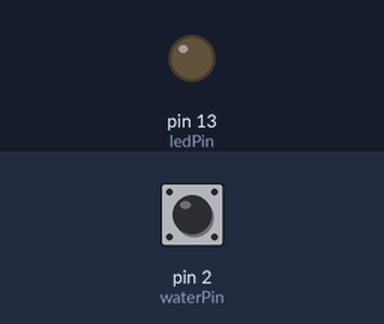
A sketch run on a simulated Arduino Uno, built with avr-gcc and run on an emulated ATmega328P. Parts: output pins drawn as LEDs (lit = HIGH). Inputs (shaded band) come from the test bench; at power-on: pin 2 (waterPin) HIGH.

Above: at 1.2 s.
1.3 s: pin 2 (waterPin) pulled LOW for 0.15 s
At 1.37 s:
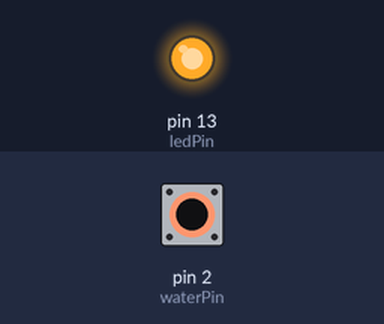
2.9 s: pin 2 (waterPin) pulled LOW for 3.2 s
At 7.4 s:
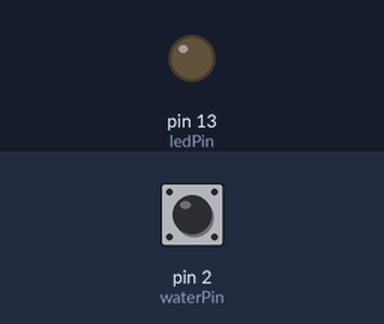
Timing chart, 0 to 8.9 s (numbered marks = the images above; inputs shaded):
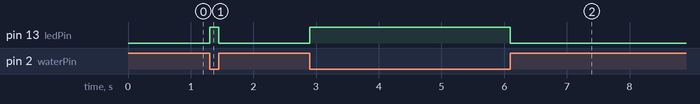

Measured:
- after the input at 1.3 s, pin 13 (ledPin): LOW → HIGH at once, → LOW 0.15 s later
- after the input at 2.9 s, pin 13 (ledPin): LOW → HIGH at once, → LOW 3.2 s later

The sketch:

05-3_GPIO_Water_Detect.ino
```cpp
/* water-level sensor example */

// constants won't change. They're used here to set pin numbers:
const int waterPin = 2;     // the number of the water-level pin
const int ledPin =  13;      // the number of the LED pin

// variables will change:
int waterState = 0;         // variable for reading the water-level status

void setup() {
  // initialize the LED pin as an output:
  pinMode(ledPin, OUTPUT);
  // initialize the water-level pin as an input:
  pinMode(waterPin, INPUT_PULLUP);
}

void loop() {
  // read the state of the water-level value:
  waterState = digitalRead(waterPin);

  // check if the water-level reaches the threshold. If it is, the waterState is HIGH:
  if (waterState == LOW) {
    // turn LED on:
    digitalWrite(ledPin, HIGH);
  } else {
    // turn LED off:
    digitalWrite(ledPin, LOW);
  }
}
```
